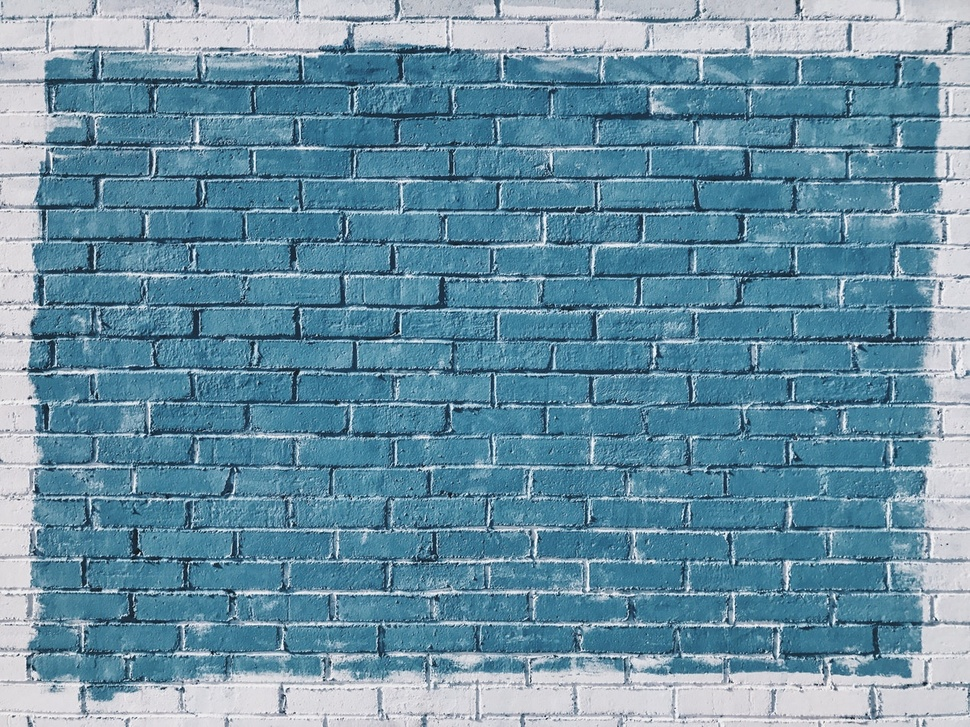
#> input picture data/bricks.jpg, 970 x 727 px, shrunk from 1267 x 950 before the run, given in place of the camera
$ jupyter execute Optical_Flow.ipynb
#> lines starting #> are read from the running program, lines starting #| are printed output that depends on the picture; after the words box and inside, x2 and y2 are one past the last pixel; in counts of white or black regions, pixels touching at a corner belong together
[cell 1]
import numpy as np
import cv2

corner_track_params = dict(maxCorners=10,qualityLevel=0.3,minDistance=7,blockSize=7)

[cell 2]
lk_params = dict(winSize=(200,200),maxLevel=2,criteria=(cv2.TERM_CRITERIA_EPS | cv2.TERM_CRITERIA_COUNT, 10,0.03))

[cell 3]
cap = cv2.VideoCapture(0)

ret, prev_frame = cap.read()
#> prev_frame is the input picture: shape (727, 970, 3); mean B, G, R 163.5, 144, 104.9

prev_gray = cv2.cvtColor(prev_frame, cv2.COLOR_BGR2GRAY)
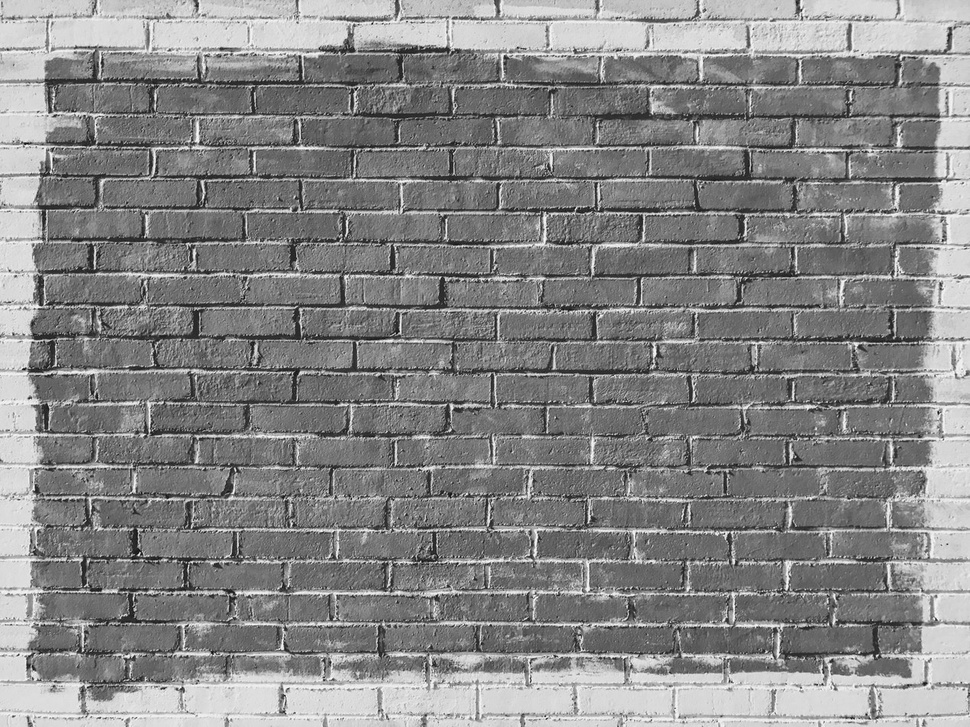
#> prev_gray: shape (727, 970); min 7, max 254, mean 134.5

prevPts = cv2.goodFeaturesToTrack(prev_gray, mask = None, **corner_track_params)
#> prevPts = [[645, 215], [453, 406], [728, 533], [140, 556], [40, 305], [506, 56], [596, 182], [857, 345], [530, 556], [396, 245]]

mask = np.zeros_like(prev_frame)


while True:

    ret,frame = cap.read()

    frame_gray = cv2.cvtColor(frame, cv2.COLOR_BGR2GRAY)

    nextPts, status, err = cv2.calcOpticalFlowPyrLK(prev_gray, frame_gray, prevPts, None, **lk_params)
#> nextPts has the same summary as prevPts; status = [1, 1, 1, 1, 1, 1, 1, 1, 1, 1]; err = [0, 0, 0, 0, 0, 0, 0, 0, 0, 0]

    good_new = nextPts[status==1]
#> good_new has the same summary as prevPts
    good_prev = prevPts[status==1]
#> good_prev has the same summary as prevPts

    for i,(new,prev) in enumerate(zip(good_new,good_prev)):

        x_new,y_new = new.ravel()
        x_prev,y_prev = prev.ravel()

        mask = cv2.line(mask, (int(x_new),int(y_new)),(int(x_prev),int(y_prev)), (0,255,0), 3)

        frame = cv2.circle(frame,(int(x_new),int(y_new)),8,(0,0,255),-1)
#> this loop made 10 passes
#> (x_new, y_new, x_prev, y_prev) on passes 1 to 10: (645, 215, 645, 215), (453, 406, 453, 406), (728, 533, 728, 533), (140, 556, 140, 556), (40, 305, 40, 305), (506, 56, 506, 56), (596, 182, 596, 182), (857, 345, 857, 345), (530, 556, 530, 556), (396, 245, 396, 245)
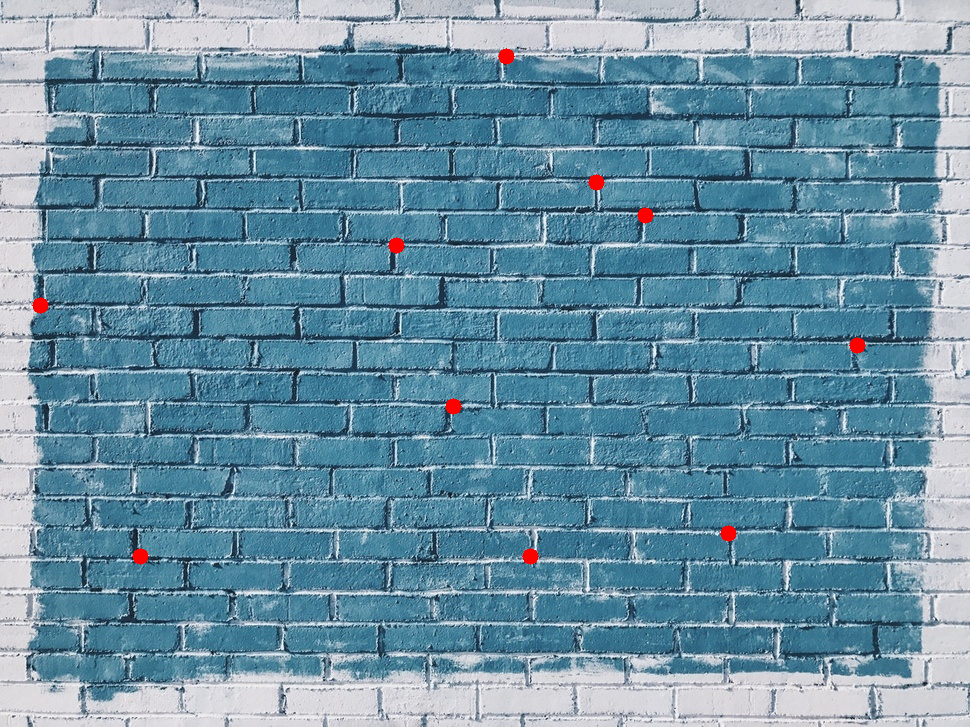
#> frame: shape (727, 970, 3); mean B, G, R 163.1, 143.6, 105.4
#> mask: shape (727, 970, 3); mean of channels 0, 1, 2 0, 0, 0

    img = cv2.add(frame,mask)
    cv2.imshow('Frame',img)

    k = cv2.waitKey(30) & 0xff
#> (key Esc is pressed here)
    if k == 27:
        break

    prev_gray = frame_gray.copy()
    prevPts = good_new.reshape(-1,1,2)


cv2.destroyAllWindows()
cap.release()

[cell 4]
import cv2
import numpy as np

[cell 5]
cap = cv2.VideoCapture(0)

ret, frame1 = cap.read()

prevImg = cv2.cvtColor(frame1, cv2.COLOR_BGR2GRAY)

hsv_mask = np.zeros_like(frame)
hsv_mask[:,:,1] = 255

while True:

    ret,frame2 = cap.read()

    nextImg = cv2.cvtColor(frame2, cv2.COLOR_BGR2GRAY)

    flow = cv2.calcOpticalFlowFarneback(prevImg,nextImg,None,0.5,3,15,3,5,1.2,0)

    mag, ang = cv2.cartToPolar(flow[:,:,0],flow[:,:,1],angleInDegrees=True)
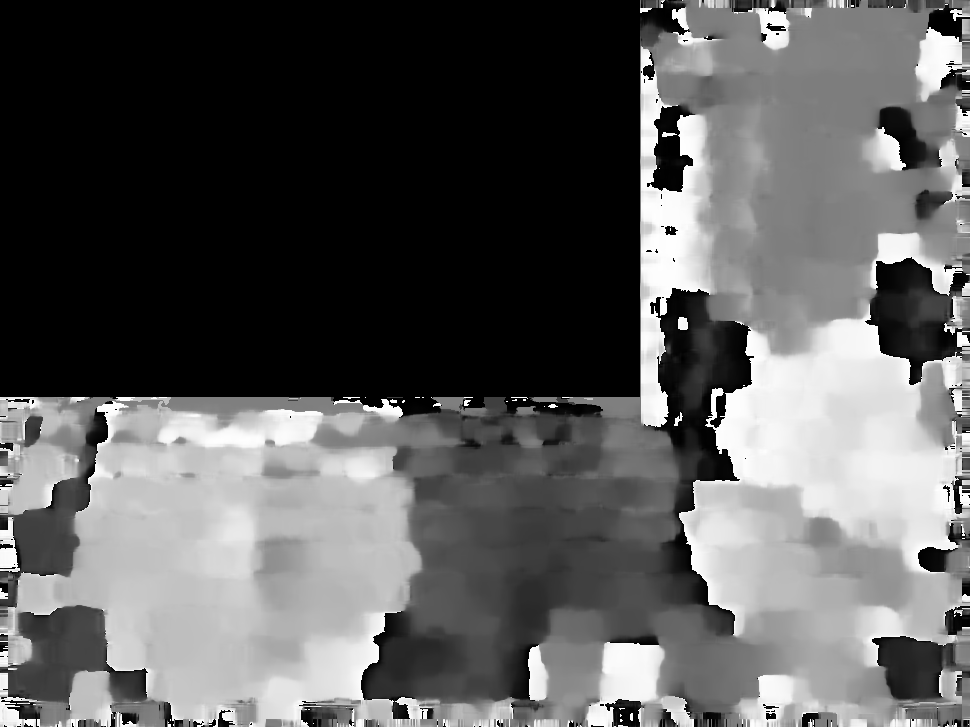
#> ang: shape (727, 970) float32; min 0, max 360, mean 130.9; drawn with min black and max white

    hsv_mask[:,:,0] = ang / 2
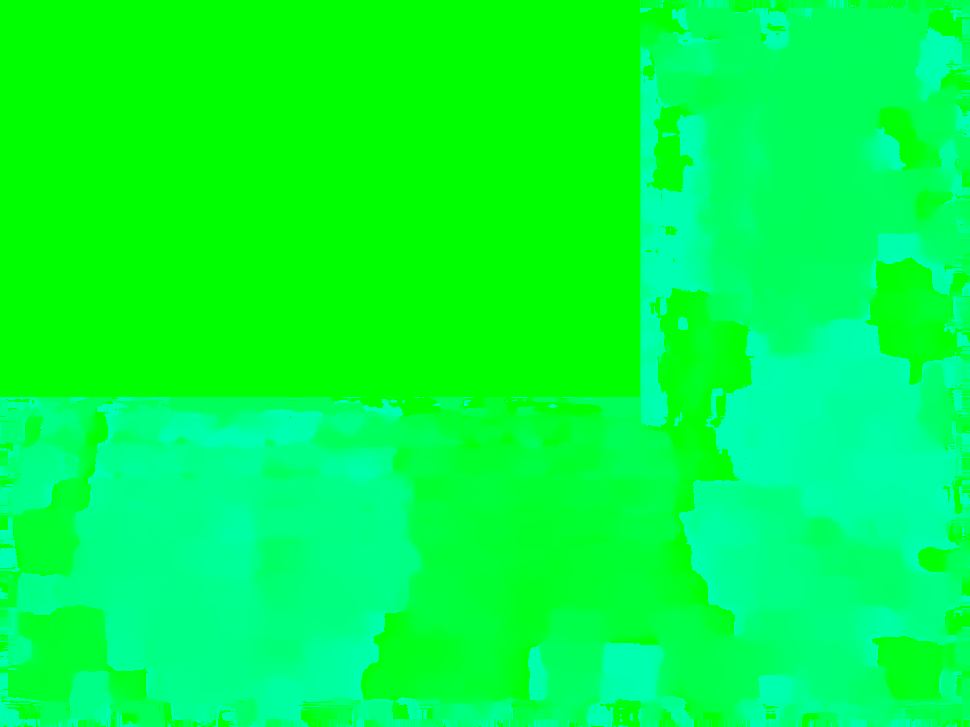
#> hsv_mask: shape (727, 970, 3); mean of channels 0, 1, 2 65.1, 255, 0; drawn as B, G, R
    hsv_mask[:,:,2] = cv2.normalize(mag,None,0,255,cv2.NORM_MINMAX)
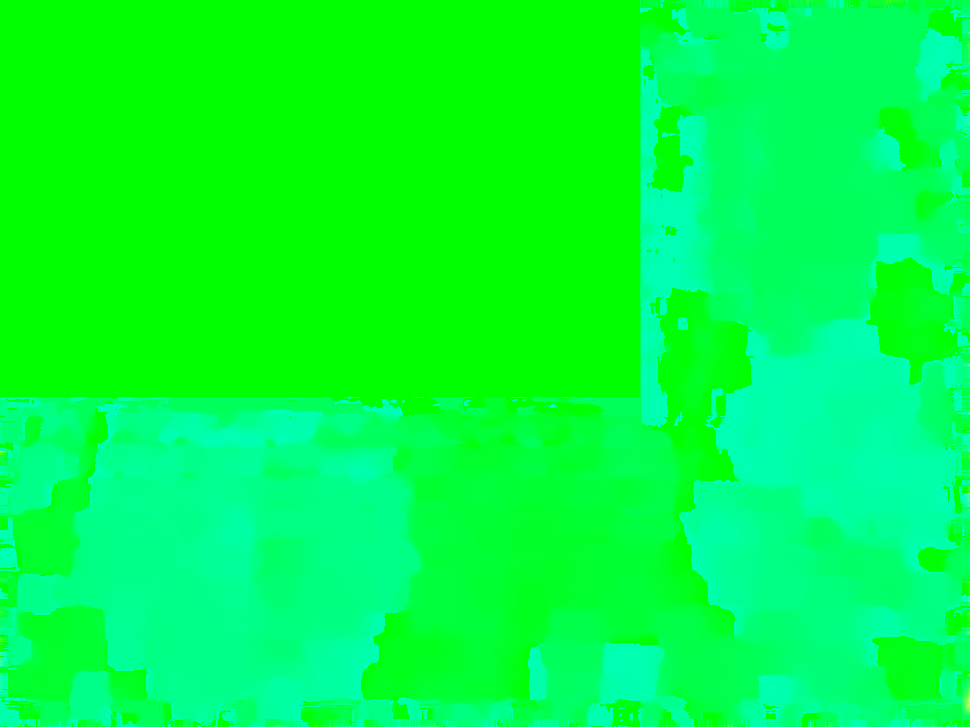
#> hsv_mask: shape (727, 970, 3); 0.82% of pixels changed, all inside (x1, y1, x2, y2) = (0, 0, 970, 727); drawn as B, G, R

    bgr = cv2.cvtColor(hsv_mask,cv2.COLOR_HSV2BGR)
    cv2.imshow('Frame',bgr)

    k = cv2.waitKey(10) & 0xFF
#> (key Esc is pressed here)
    if k == 27:
        break

    prvsImg = nextImg

cap.release()
cv2.destroyAllWindows()

$ run again, on data/giraffes.jpg
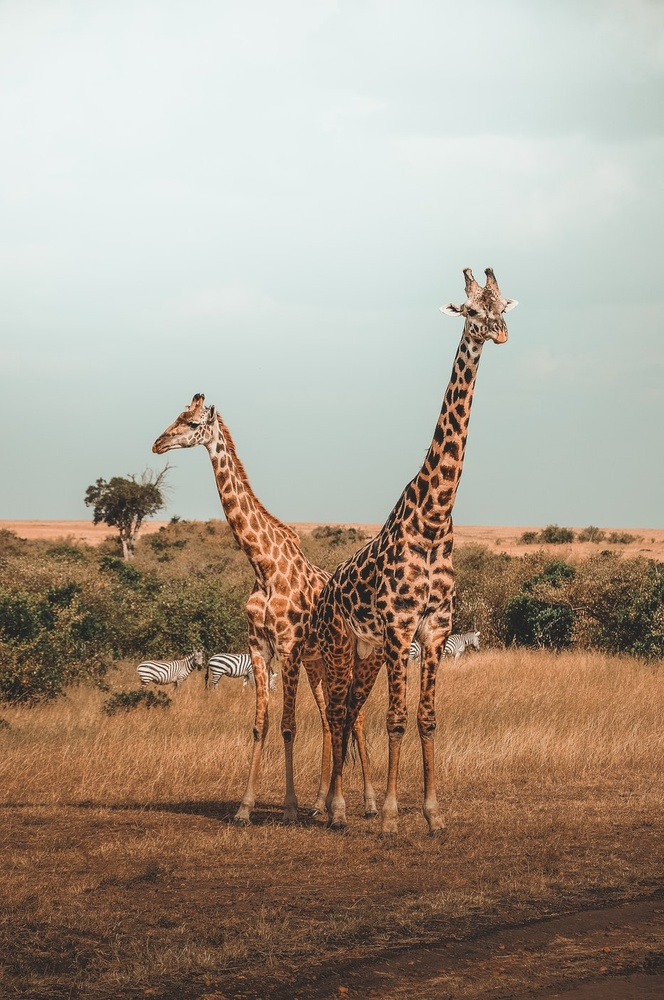
#> input picture data/giraffes.jpg, 664 x 1000 px, shrunk from 933 x 1405 before the run, given in place of the camera
#> prev_frame is the input picture: shape (1000, 664, 3); mean B, G, R 141.5, 156.7, 170
#> `prev_gray = cv2.cvtColor(prev_frame, cv2.COLOR_BGR2GRAY)`:
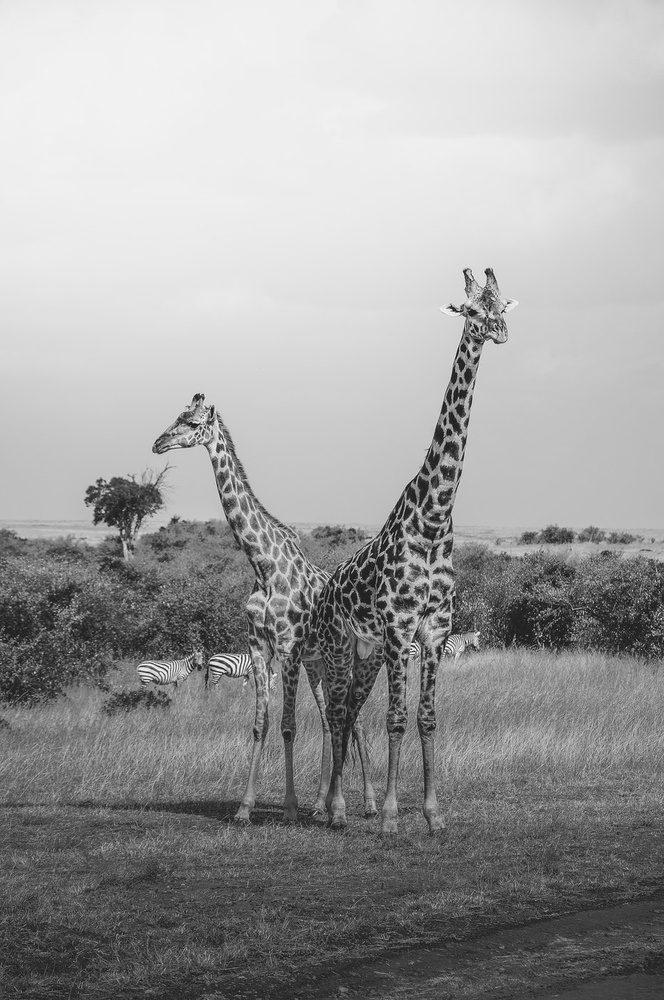
#> prev_gray: shape (1000, 664); min 6, max 252, mean 158.9
#> prevPts = [[446, 644], [466, 271], [413, 640], [487, 270], [201, 396], [199, 426], [386, 566], [239, 656], [370, 555], [449, 307]]
#> nextPts has the same summary as prevPts; status = [1, 1, 1, 1, 1, 1, 1, 1, 1, 1]; err = [0, 0, 0, 0, 0, 0, 0, 0, 0, 0]
#> good_new has the same summary as prevPts
#> good_prev has the same summary as prevPts
#> the loop `for i,(new,prev) in enumerate(zip(good_new,good_prev)): ` made 10 passes
#> (x_new, y_new, x_prev, y_prev) on passes 1 to 8: (446, 644, 446, 644), (466, 271, 466, 271), (413, 640, 413, 640), (487, 270, 487, 270), (201, 396, 201, 396), (199, 426, 199, 426), (386, 566, 386, 566), (239, 656, 239, 656)
#> `hsv_mask[:,:,0] = ang / 2`:
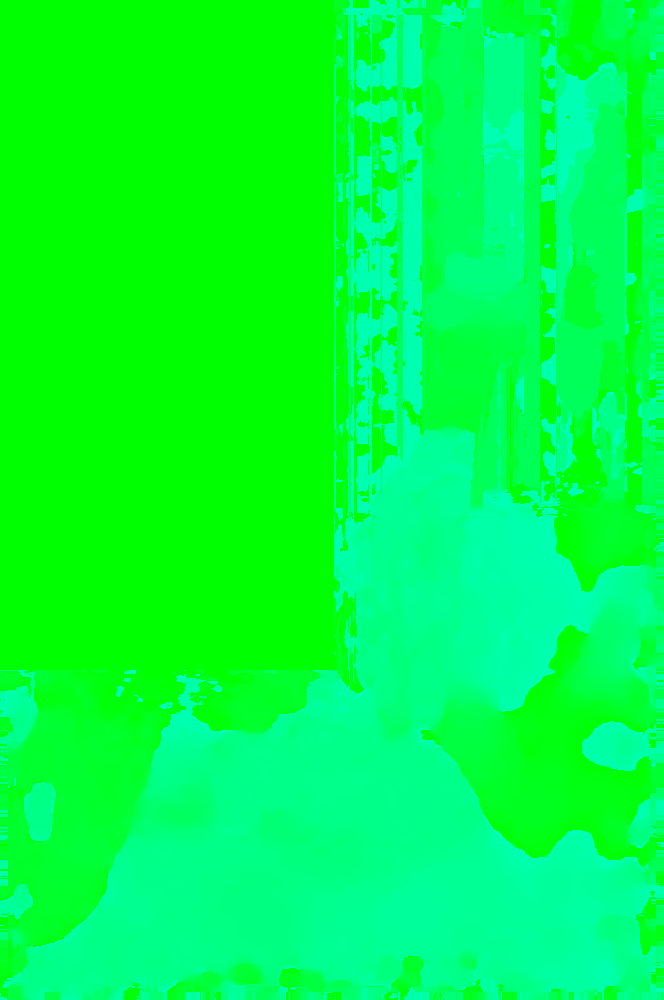
#> hsv_mask: shape (1000, 664, 3); mean of channels 0, 1, 2 67.5, 255, 0; drawn as B, G, R
